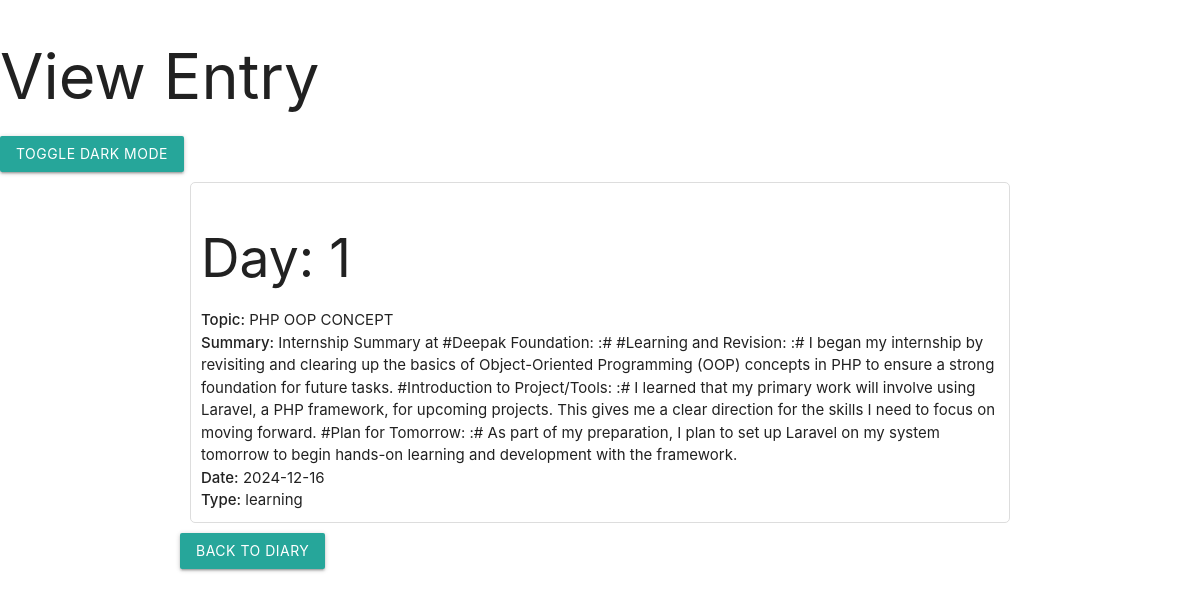
Page /view_entry.php?id=2 (signed in) on the committed database.
### tables this page shows
CREATE TABLE `internship_diary` (
  `id` int(11) NOT NULL,
  `day` varchar(50) DEFAULT NULL,
  `topic` varchar(255) DEFAULT NULL,
  `summary` text DEFAULT NULL,
  `entry_date` date DEFAULT NULL,
  `type` enum('learning','development','holiday','reporting') DEFAULT 'learning'
);

### view_entry.php (the view, shortened to what this page needs)
<?php
require 'database.php';
$id = $_GET['id'];
$stmt = $pdo->prepare("SELECT * FROM internship_diary WHERE id = ?");
$stmt->execute([$id]);
$entry = $stmt->fetch(PDO::FETCH_ASSOC);
?>
<!DOCTYPE html>
<html lang="en">
<head>
    <link rel="stylesheet" href="https://cdn.jsdelivr.net/npm/tailwindcss@2.2.19/dist/tailwind.min.css">
    <link rel="stylesheet" href="https://cdnjs.cloudflare.com/ajax/libs/materialize/1.0.0/css/materialize.min.css">
</head>
<body>
    <header>
        <h1>View Entry</h1>
        <button onclick="toggleDarkMode()" class="btn">Toggle Dark Mode</button>
    </header>
    <div class="container">
        <div class="widget">
            <h2>Day: <?= htmlspecialchars($entry['day']) ?></h2>
            <p><strong>Topic:</strong> <?= htmlspecialchars($entry['topic']) ?></p>
            <p><strong>Summary:</strong> <?= htmlspecialchars($entry['summary']) ?></p>
            <p><strong>Date:</strong> <?= htmlspecialchars($entry['entry_date']) ?></p>
            <p><strong>Type:</strong> <?= htmlspecialchars($entry['type']) ?></p>
        </div>
        <a href="index.php" class="btn">Back to Diary</a>
    </div>
</body>
</html>

### view_entry.php (style rules this page uses)
body { transition: background-color 0.5s; }
.widget { border: 1px solid #ddd; padding: 10px; margin: 10px; border-radius: 5px; background-color: #fff; transition: transform 0.3s, background-color 0.5s; }

### rows in the picture
internship_diary: day "1", topic "PHP OOP CONCEPT", summary "Internship Summary at #Deepak Foundation: :# #Learning and Revision: :# I began my internship by revisiting and clearing up the basics of Object-Oriented Programming (OOP) concepts in PHP to ensure a strong foundation for future tasks. #Introduction to Project/Tools: :# I learned that my primary work will involve using Laravel, a PHP framework, for upcoming projects. This gives me a clear direction for the skills I need to focus on moving forward. #Plan for Tomorrow: :# As part of my preparation, I plan to set up Laravel on my system tomorrow to begin hands-on learning and development with the framework.", entry_date "2024-12-16", type "learning"
